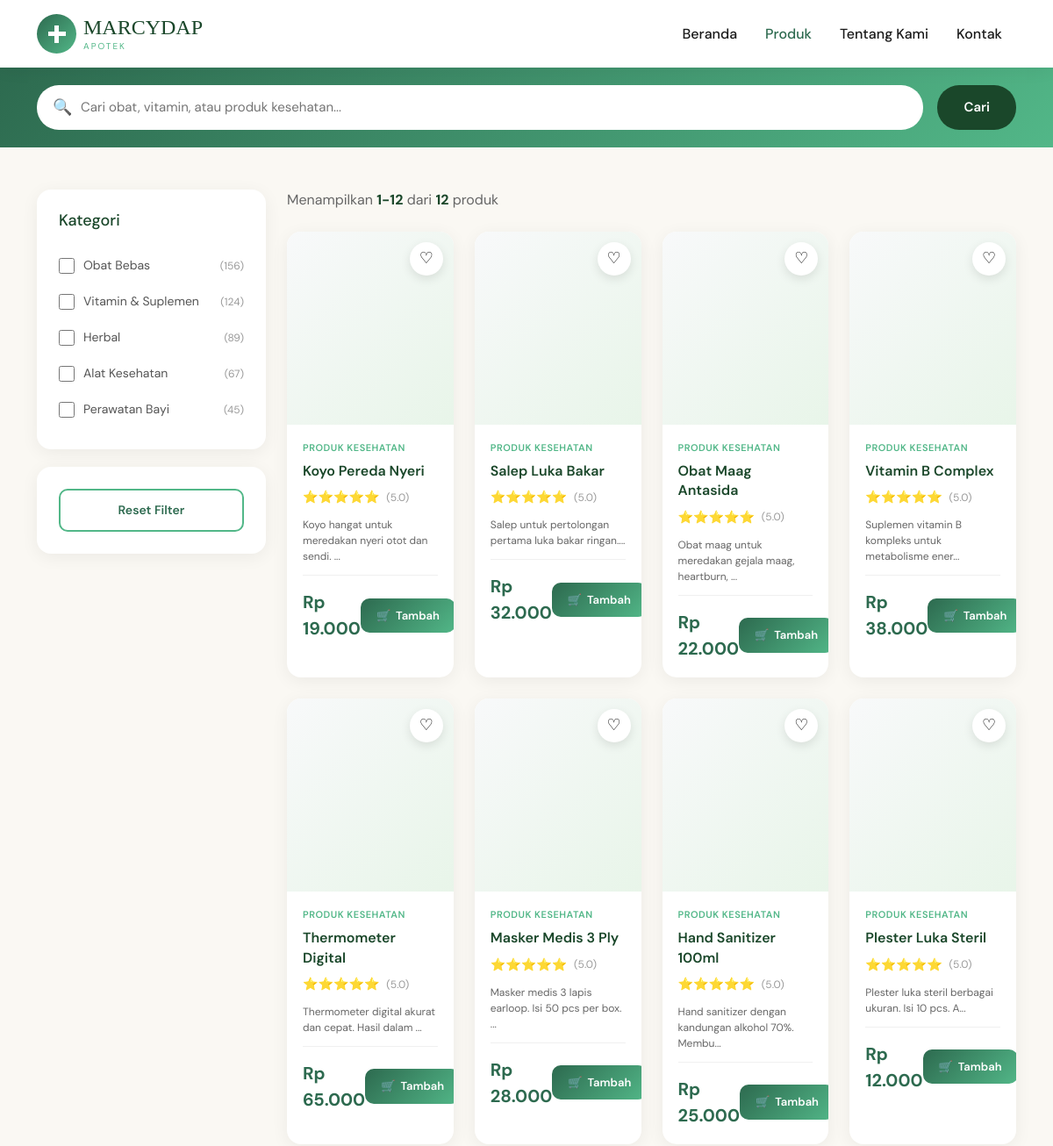
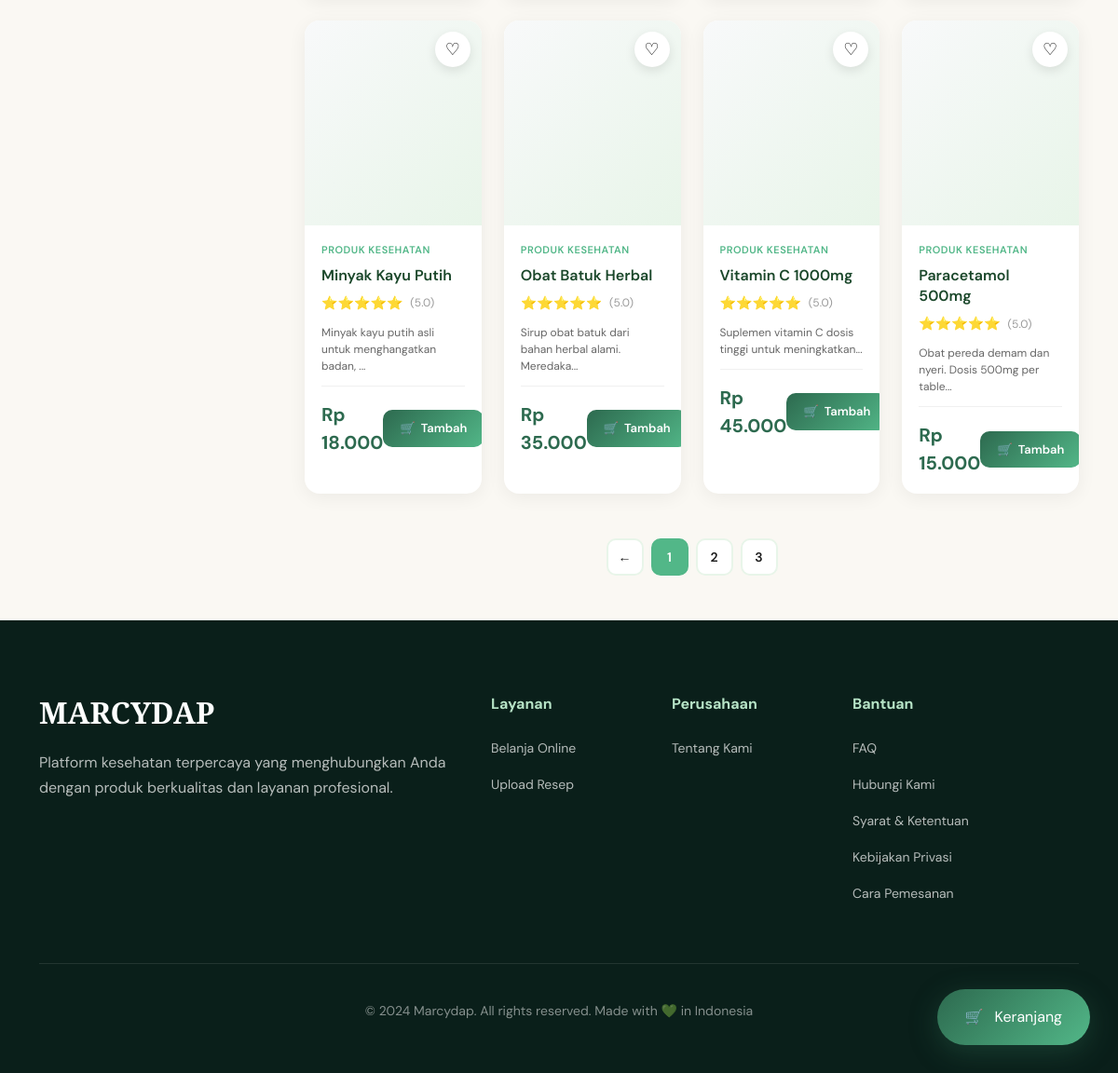
The page /main/produk.php on the database its author committed (2 pictures, top to bottom).
### tables this page shows
CREATE TABLE `barang` (
  `id_barang` int NOT NULL,
  `nama_barang` varchar(50) NOT NULL,
  `harga` varchar(100) NOT NULL,
  `deskripsi` text NOT NULL,
  `gambar` varchar(255) NOT NULL
);

### main/components/product-card.php (the view, shortened to what this page needs)
<?php
$harga_format = number_format($product['harga'], 0, ',', '.');
$gambar_src = '';
?>
<div class="product-card">
    <button class="wishlist-btn">♡</button>
    <div class="product-image" style="<?php if(!empty($gambar_src)) echo 'background-image: url(' . $gambar_src . '); background-size: cover; background-position: center;'; ?>">
    </div>
    <div class="product-content">
        <div class="product-category">Produk Kesehatan</div>
        <h3 class="product-title"><?php echo htmlspecialchars($product['nama_barang']); ?></h3>
        <div class="product-rating">
            <span class="stars">⭐⭐⭐⭐⭐</span>
            <span class="rating-count">(5.0)</span>
        </div>
        <div class="product-meta">
            <span><?php echo substr(htmlspecialchars($product['deskripsi']), 0, 50); ?>...</span>
        </div>
        <div class="product-footer">
            <div>
                <span class="price-current">Rp <?php echo $harga_format; ?></span>
            </div>
            <button class="add-btn" onclick="addToCart(<?php echo $product['id_barang']; ?>)">
                <span>🛒</span>
                <span>Tambah</span>
            </button>
        </div>
    </div>
</div>

### main/produk.php (shortened to what this page needs)
<?php
include '../config/db.php';
$query = "SELECT * FROM barang ORDER BY id_barang DESC";
$result = mysqli_query($db, $query);
?>
<!DOCTYPE html>
<html lang="id">
<head>
    <link href="https://cdn.jsdelivr.net/npm/bootstrap@5.3.0/dist/css/bootstrap.min.css" rel="stylesheet">
    <link rel="stylesheet" href="https://cdn.jsdelivr.net/npm/bootstrap-icons@1.10.0/font/bootstrap-icons.css">
</head>
<body>
    <header class="header sticky-top">
        <div class="container">
            <div class="d-flex justify-content-between align-items-center py-3">
                <a href="dashboard.php" class="d-flex align-items-center gap-2 text-decoration-none">
                    <div class="logo-icon"></div>
                    <div class="logo-text">
                        <h1>MARCYDAP</h1>
                        <p>APOTEK</p>
                    </div>
                </a>
                <nav class="d-none d-lg-block">
                    <ul class="nav">
                        <li class="nav-item"><a class="nav-link nav-link-custom" href="dashboard.php">Beranda</a></li>
                        <li class="nav-item"><a class="nav-link nav-link-custom active" href="produk.php">Produk</a></li>
                        <li class="nav-item"><a class="nav-link nav-link-custom" href="tentangkami.php">Tentang Kami</a></li>
                        <li class="nav-item"><a class="nav-link nav-link-custom" href="hubungikami.php">Kontak</a></li>
                    </ul>
                </nav>
            </div>
        </div>
    </header>
    <div class="search-bar">
        <div class="container">
            <div class="d-flex gap-3">
                <div class="search-wrapper">
                    <span class="search-icon">🔍</span>
                    <input type="text" placeholder="Cari obat, vitamin, atau produk kesehatan...">
                </div>
                <button class="search-btn">Cari</button>
            </div>
        </div>
    </div>
    <div class="container my-5">
        <div class="row g-4">
            <div class="col-lg-3">
                <div class="sidebar-sticky">
                    <div class="filter-section">
                        <h3>Kategori</h3>
                        <div class="filter-option"><input type="checkbox" id="cat2"><label for="cat2">Obat Bebas</label><span class="filter-count">(156)</span></div>
                        <div class="filter-option"><input type="checkbox" id="cat3"><label for="cat3">Vitamin & Suplemen</label><span class="filter-count">(124)</span></div>
                        <div class="filter-option"><input type="checkbox" id="cat4"><label for="cat4">Herbal</label><span class="filter-count">(89)</span></div>
                        <div class="filter-option"><input type="checkbox" id="cat5"><label for="cat5">Alat Kesehatan</label><span class="filter-count">(67)</span></div>
                        <div class="filter-option"><input type="checkbox" id="cat6"><label for="cat6">Perawatan Bayi</label><span class="filter-count">(45)</span></div>
                    </div>
                    <div class="filter-section">
                        <button class="clear-filters">Reset Filter</button>
                    </div>
                </div>
            </div>
            <div class="col-lg-9">
                <div class="mb-4">
                    <?php
                    $total_produk = mysqli_num_rows($result);
                    ?>
                    <div class="products-count">Menampilkan <strong>1-<?php echo $total_produk; ?></strong> dari <strong><?php echo $total_produk; ?></strong> produk</div>
                </div>
                <div class="row g-4">
                    <?php
                    if(mysqli_num_rows($result) > 0) {
                        while($row = mysqli_fetch_assoc($result)) {
                            $product = $row;
                    ?>
                    <div class="col-xl-3 col-lg-4 col-md-6">
                        <?php include 'components/product-card.php'; ?>
                    </div>
                    <?php
                        }
                    } else {
                        echo '<div class="col-12"><div class="alert alert-info">Belum ada produk tersedia.</div></div>';
                    }
                    ?>
                </div>
                <div class="d-flex justify-content-center gap-2 mt-5">
                    <button class="page-btn">←</button>
                    <button class="page-btn active">1</button>
                    <button class="page-btn">2</button>
                    <button class="page-btn">3</button>
                </div>
            </div>
        </div>
    </div>
    <a href="pemesanan/keranjang.php" class="floating-cart">
        <span>🛒</span><span>Keranjang</span>
    </a>
    <footer class="footer">
        <div class="container">
            <div class="row g-5 mb-5">
                <div class="col-lg-5"><div class="footer-brand"><h3>MARCYDAP</h3><p>Platform kesehatan terpercaya yang menghubungkan Anda dengan produk berkualitas dan layanan profesional.</p></div></div>
                <div class="col-lg-2"><div class="footer-section"><h4>Layanan</h4><ul class="footer-links"><li><a href="#">Belanja Online</a></li><li><a href="#">Upload Resep</a></li></ul></div></div>
                <div class="col-lg-2"><div class="footer-section"><h4>Perusahaan</h4><ul class="footer-links"><li><a href="tentangkami.php">Tentang Kami</a></li></ul></div></div>
                <div class="col-lg-3"><div class="footer-section"><h4>Bantuan</h4><ul class="footer-links"><li><a href="#">FAQ</a></li><li><a href="hubungikami.php">Hubungi Kami</a></li><li><a href="#">Syarat & Ketentuan</a></li><li><a href="#">Kebijakan Privasi</a></li><li><a href="#">Cara Pemesanan</a></li></ul></div></div>
            </div>
            <div class="footer-bottom"><p>© 2024 Marcydap. All rights reserved. Made with 💚 in Indonesia</p></div>
        </div>
    </footer>
</body>
</html>

### rows shown on the page
barang: nama_barang "Koyo Pereda Nyeri", deskripsi "Koyo hangat untuk meredakan nyeri otot dan sendi.", harga "19.000"
barang: nama_barang "Salep Luka Bakar", deskripsi "Salep untuk pertolongan pertama luka bakar ringan.", harga "32.000"
barang: nama_barang "Obat Maag Antasida", deskripsi "Obat maag untuk meredakan gejala maag, heartburn,", harga "22.000"
barang: nama_barang "Vitamin B Complex", deskripsi "Suplemen vitamin B kompleks untuk metabolisme ener", harga "38.000"
barang: nama_barang "Thermometer Digital", deskripsi "Thermometer digital akurat dan cepat. Hasil dalam", harga "65.000"
barang: nama_barang "Masker Medis 3 Ply", deskripsi "Masker medis 3 lapis earloop. Isi 50 pcs per box.", harga "28.000"
barang: nama_barang "Hand Sanitizer 100ml", deskripsi "Hand sanitizer dengan kandungan alkohol 70%. Membu", harga "25.000"
barang: nama_barang "Plester Luka Steril", deskripsi "Plester luka steril berbagai ukuran. Isi 10 pcs. A", harga "12.000"
barang: nama_barang "Minyak Kayu Putih", deskripsi "Minyak kayu putih asli untuk menghangatkan badan,", harga "18.000"
barang: nama_barang "Obat Batuk Herbal", deskripsi "Sirup obat batuk dari bahan herbal alami. Meredaka", harga "35.000"
barang: nama_barang "Vitamin C 1000mg", deskripsi "Suplemen vitamin C dosis tinggi untuk meningkatkan", harga "45.000"
barang: nama_barang "Paracetamol 500mg", deskripsi "Obat pereda demam dan nyeri. Dosis 500mg per table", harga "15.000"

### other values the page prints
$total_produk "12"
